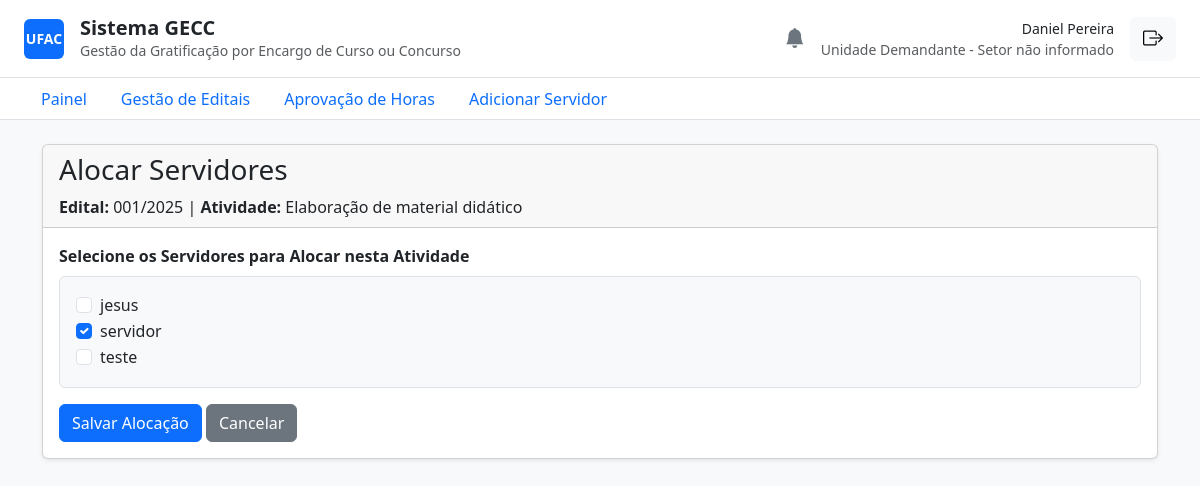
Screenshot of /atividades/9/alocar/ (signed in) with the database file from the repository.
### core/models.py (models this page shows, shortened)
class ServidorProfile(models.Model):
    FUNCAO_CHOICES = [
        ("Servidor", "Servidor"),
        ("Unidade Demandante", "Unidade Demandante"),
        ("PRODGEP/PROPEG", "PRODGEP/PROPEG"),
    ]
    STATUS_CHOICES = [
        ("Aguardando Homologação", "Aguardando Homologação"),
        ("Homologado", "Homologado"),
        ("Recusado", "Recusado"),
    ]
    TITULACAO_CHOICES = [
        ('Graduação', 'Graduação'),
        ('Especialização', 'Especialização'),
        ('Mestrado', 'Mestrado'),
        ('Doutorado', 'Doutorado'),
        ('Pós-Doutorado', 'Pós-Doutorado'),
    ]
    user = models.OneToOneField(User, on_delete=models.CASCADE)
    siape = models.CharField(max_length=20, unique=True, null=True, blank=True)
    cpf = models.CharField(max_length=14, unique=True, null=True, blank=True)
    setor = models.CharField(max_length=100, blank=True)
    funcao = models.CharField(max_length=30, choices=FUNCAO_CHOICES, default="Servidor")
    status = models.CharField(max_length=30, choices=STATUS_CHOICES, default="Aguardando Homologação")
    telefone = models.CharField(max_length=20, blank=True)
    limite_horas_anual = models.IntegerField(default=120)
    horas_utilizadas = models.IntegerField(default=0)
    titulacao = models.CharField(max_length=20, choices=TITULACAO_CHOICES, null=True, blank=True)
    unidade = models.ForeignKey(Unidade, on_delete=models.SET_NULL, null=True, blank=True, related_name='servidores')

class Edital(models.Model):
    STATUS_CHOICES = [
        ("Rascunho", "Rascunho"),
        ("Aguardando Homologação", "Aguardando Homologação"),
        ("Homologado", "Homologado"),
        ("Recusado", "Recusado"),
        ("Ativo", "Ativo"),
        ("Finalizado", "Finalizado"),
    ]
    numero_edital = models.CharField(max_length=50, unique=True)
    titulo = models.CharField(max_length=255)
    descricao = models.TextField(blank=True)
    unidade_demandante_nome = models.CharField(max_length=255)
    data_inicio = models.DateField()
    data_fim = models.DateField()
    status = models.CharField(max_length=30, choices=STATUS_CHOICES, default="Rascunho")
    justificativa_recusa = models.TextField(blank=True, null=True)
    valor_empenho = models.DecimalField(max_digits=12, decimal_places=2, default=0.00)
    criado_por = models.ForeignKey(User, on_delete=models.PROTECT, related_name="editais_criados")
    homologado_por = models.ForeignKey(
        User,
        on_delete=models.PROTECT,
        related_name="editais_homologados",
        null=True,
        blank=True,
    )
    created_at = models.DateTimeField(auto_now_add=True)
    updated_at = models.DateTimeField(auto_now=True)
    class Meta:
        verbose_name = "Edital"
        verbose_name_plural = "Editais"
        ordering = ["-data_inicio"]

class Atividade(models.Model):
    tipo = models.ForeignKey(TipoAtividade, on_delete=models.PROTECT, related_name="atividades_criadas")
    edital = models.ForeignKey(Edital, on_delete=models.CASCADE, related_name="atividades")
    descricao = models.TextField()
    servidores_alocados = models.ManyToManyField(User, related_name="atividades_alocadas", blank=True)
    created_at = models.DateTimeField(auto_now_add=True)
    updated_at = models.DateTimeField(auto_now=True)
    class Meta:
        verbose_name = "Atividade do Edital"
        verbose_name_plural = "Atividades do Edital"

class TipoAtividade(models.Model):
    GRUPO_CHOICES = [
        ("Instrutoria", "Instrutoria"),
        ("Banca", "Banca Examinadora"),
        ("Logistica", "Logística"),
        ("Aplicacao", "Aplicação de Prova"),
    ]
    VINCULO_CHOICES = [
        ('Concurso', 'Concurso Público'),
        ('Processo', 'Processo Seletivo'),
        ('Ambos', 'Ambos'),
    ]
    grupo = models.CharField(max_length=20, choices=GRUPO_CHOICES)
    nome = models.CharField(max_length=255, unique=True)
    valor_hora = models.DecimalField(max_digits=10, decimal_places=2, validators=[MinValueValidator(0)])
    vinculo = models.CharField(max_length=10, choices=VINCULO_CHOICES, default='Ambos')
    class Meta:
        verbose_name = "Tipo de Atividade (Catálogo)"
        verbose_name_plural = "Tipos de Atividade (Catálogo)"
        ordering = ["grupo", "nome"]

### core/views.py (the view)
@login_required
def alocar_servidores(request, pk):
    atividade = get_object_or_404(Atividade, pk=pk)
    edital = atividade.edital
    if edital.criado_por != request.user:
        return redirect("listar_editais")
    if request.method == "POST":
        form = AlocarServidorForm(request.POST)
        if form.is_valid():
            servidores_selecionados = form.cleaned_data["servidores"]
            atividade.servidores_alocados.set(servidores_selecionados)
            messages.success(request, 'Servidores alocados com sucesso!')
            return redirect("detalhes_edital", pk=edital.pk)
    else:
        form = AlocarServidorForm(
            initial={"servidores": atividade.servidores_alocados.all()}
        )
    context = {"form": form, "atividade": atividade, "edital": edital}
    return render(request, "alocar_servidores.html", context)

### core/forms.py
class AlocarServidorForm(forms.Form):
    servidores = forms.ModelMultipleChoiceField(
        queryset=User.objects.filter(servidorprofile__funcao="Servidor"),
        widget=forms.CheckboxSelectMultiple(attrs={'class': 'form-check-input'}),
        required=False,
        label="Selecione os Servidores para Alocar nesta Atividade",
    )

### core/templates/alocar_servidores.html (shortened to what this page needs)
{% extends 'base.html' %}
{% load widget_tweaks %}
{% block content %}
<div class="card shadow-sm">
    <div class="card-header">
        <h3>Alocar Servidores</h3>
        <p class="mb-0">
            <strong>Edital:</strong> {{ edital.numero_edital }} |
            <strong>Atividade:</strong> {{ atividade.tipo.nome }}
        </p>
    </div>
    <div class="card-body">
        <form method="POST">
            <div class="mb-3">
                <label class="form-label fw-bold">{{ form.servidores.label }}</label>
                <div class="border rounded p-3 bg-light" style="max-height: 400px; overflow-y: auto;">
                    {% for checkbox in form.servidores %}
                        <div class="form-check">
                            {{ checkbox.tag }}
                            <label for="{{ checkbox.id_for_label }}" class="form-check-label">
                                {{ checkbox.choice_label }}
                            </label>
                        </div>
                    {% endfor %}
                </div>
            </div>
            <button type="submit" class="btn btn-primary">Salvar Alocação</button>
            <a href="{% url 'detalhes_edital' pk=edital.pk %}" class="btn btn-secondary">Cancelar</a>
        </form>
    </div>
</div>
{% endblock %}

### core/templates/base.html (shortened to what this page needs)
<!DOCTYPE html>
<html lang="pt-br">
<head>
    <link href="https://cdn.jsdelivr.net/npm/bootstrap@5.3.3/dist/css/bootstrap.min.css" rel="stylesheet">
    <link rel="stylesheet" href="https://cdn.jsdelivr.net/npm/bootstrap-icons@1.11.3/font/bootstrap-icons.min.css">
</head>
<body class="bg-light">
    {% block header %}
    <header class="bg-white border-bottom px-4 py-3">
        <div class="d-flex justify-content-between align-items-center">
            <div class="d-flex align-items-center">
                <div class="bg-primary rounded d-flex align-items-center justify-content-center me-3" style="width: 40px; height: 40px;">
                    <span class="text-white fw-bold small">UFAC</span>
                </div>
                <div>
                    <h1 class="h5 mb-0 fw-semibold">Sistema GECC</h1>
                    <p class="small text-muted mb-0">Gestão da Gratificação por Encargo de Curso ou Concurso</p>
                </div>
            </div>
            <div class="d-flex align-items-center">
                {% if user.is_authenticated %}
                    <div class="dropdown me-3">
                        <a href="#" class="text-secondary position-relative" id="notificationDropdown" data-bs-toggle="dropdown" aria-expanded="false">
                            <i class="bi bi-bell-fill fs-5"></i>
                        </a>
                    </div>
                    <div class="text-end me-3">
                        <a href="{% url 'meu_perfil' %}" class="text-decoration-none">
                            <p class="mb-0 fw-medium small text-dark">{{ user.get_full_name|default:user.username }}</p>
                        </a>
                        <p class="small text-muted mb-0">
                            {{ user.servidorprofile.funcao }} - {{ user.servidorprofile.setor|default:"Setor não informado" }}
                        </p>
                    </div>
                    <form action="{% url 'logout' %}" method="post">
                        <button type="submit" class="btn btn-light" title="Sair">
                            <i class="bi bi-box-arrow-right fs-5"></i>
                        </button>
                    </form>
                {% endif %}
            </div>
        </div>
    </header>
    {% endblock header %}
    {% block navigation %}
    {% if user.is_authenticated %}
        <nav class="bg-white border-bottom px-4">
            <ul class="nav nav-tabs border-0">
                <li class="nav-item">
                    <a class="nav-link {% if request.resolver_match.url_name == 'painel' %}active{% endif %}" href="{% url 'painel' %}">Painel</a>
                </li>
                {% if user.servidorprofile.funcao == 'Unidade Demandante' %}
                    <li class="nav-item">
                        <a class="nav-link {% if 'editais' in request.path %}active{% endif %}" href="{% url 'listar_editais' %}">Gestão de Editais</a>
                    </li>
                    <li class="nav-item">
                        <a class="nav-link {% if 'horas/aprovar' in request.path %}active{% endif %}" href="{% url 'aprovar_horas' %}">Aprovação de Horas</a>
                    </li>
                    <li class="nav-item">
                        <a class="nav-link {% if 'servidores/adicionar' in request.path %}active{% endif %}" href="{% url 'adicionar_servidor' %}">Adicionar Servidor</a>
                    </li>
                {% endif %}
            </ul>
        </nav>
    {% endif %}
    {% endblock navigation %}
    <main class="container my-4">
{% block content %}{% endblock %}
    </main>
</body>
</html>

### rows the page displays
Edital: numero_edital "001/2025"
Atividade: tipo.nome "Elaboração de material didático"

### other values shown
{{ user.get_full_name|default:user.username }} "Daniel Pereira"
{{ user.servidorprofile.funcao }} "Unidade Demandante"
{{ user.servidorprofile.setor|default:"Setor não informado" }} "Setor não informado"
{{ checkbox.choice_label }} "jesus" "servidor" "teste"
